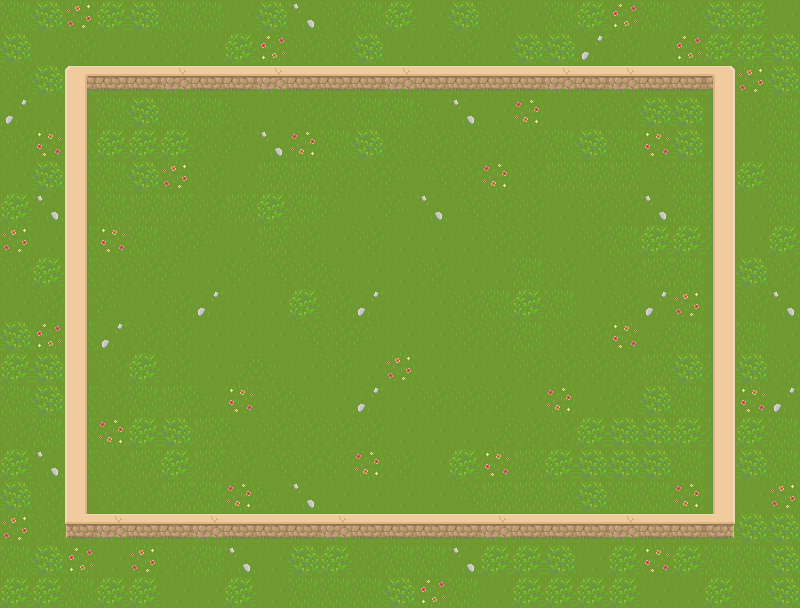

This game map was drawn from its Tiled (.tmx) file and the tilesets committed beside it. A one-line description and the full map source follow:
An orthogonal 25x19 tile map with 32x32 px tiles, 1 tile layer (Tile Layer 1).

<map version="1.2" tiledversion="1.3.5" orientation="orthogonal" renderorder="right-down" width="25" height="19" tilewidth="32" tileheight="32" infinite="0" nextlayerid="2" nextobjectid="1">
 <tileset firstgid="1" source="BackgorundSnake_TILESET.tsx" />
 <layer id="1" name="Tile Layer 1" width="25" height="19">
  <data encoding="csv">
3,2147483652,5,4,2147483652,3,3,1,2147483652,2147483661,2,3,4,1,2147483652,2,1,3,4,3221225477,3,2,2147483652,4,1,
2147483652,1,2,1,1,2,1,4,3221225477,2,2,2147483652,1,1,2,1,2147483652,2147483652,13,2,1,3221225477,4,4,2147483652,
2,2147483652,11,7,7,8,7,7,8,7,7,7,8,7,7,7,7,8,7,8,7,7,2147483659,5,2147483652,
13,1,9,3,2147483652,3,3,2147483654,1,2,3221225474,3,3,2147483654,2147483661,1,1073741829,1,2,2,2147483652,2147483652,2147483657,2,3,
2,2147483653,10,4,4,4,3221225474,3221225478,2147483661,1073741829,3,2147483652,3221225474,2,2,2,2,3,2147483652,3,2147483653,2147483652,2147483657,1,3,
1,2147483652,10,3,2147483652,5,2,1,2147483651,2147483651,2,2,3221225478,1073741830,2,1073741829,2,2147483651,2147483651,2147483651,1073741830,3,2147483658,4,3,
4,2147483661,9,3,2147483651,2147483651,2,2147483651,4,3,3221225478,1,3221225478,2147483661,1073741830,2,2,1,2,2,2147483661,3,2147483658,1,3,
5,1,10,2147483653,3,2,3221225478,1,2147483651,2,1,2,1,1,1,2,2,1,2,3,4,4,2147483658,1,4,
2,4,10,2,2,3221225478,1,2147483650,1073741830,2,2147483654,1,1,2,1,1,3,2,1,2,2147483651,3,2147483657,2147483652,2,
1,2,9,3221225478,1,2,13,1,1,4,2,13,1,1,2,3,4,3,1,2,13,5,2147483657,2,2147483661,
2147483652,3221225477,10,13,2,2,1,1,1,1073741830,2,3221225478,1,1,2,2,3,2,2,2147483653,6,3,2147483657,3,1,
4,2147483652,9,2,4,2,1,6,2147483654,1,2,1,5,1,1,1,2,2,2,2,2147483651,2147483652,2147483658,2147483652,2,
3,2147483652,10,2,3,2147483651,2147483654,2147483653,2,2147483654,1,13,1,2,2,2,1,1073741829,1,3221225474,2147483652,3,2147483657,2147483653,13,
2,3,10,1073741829,4,2147483652,2147483651,2147483654,2,2,2,2,1,1,1,6,2,2,4,2147483652,2147483652,4,2147483658,4,3,
4,2147483661,10,2,2147483651,4,2147483651,2,1073741830,2,2147483650,1073741829,2,1,4,2147483653,2147483651,4,2147483652,2147483652,2147483652,3,2147483657,2147483652,3,
2147483652,2,9,2,2,2147483651,3,1073741829,2147483654,2147483661,1,1,1,1,1073741830,2147483651,2147483651,2147483651,2147483652,3,3,1073741829,2147483657,1,5,
5,2,12,8,7,7,8,7,7,7,8,7,7,7,7,8,7,7,7,8,7,7,2147483660,2147483652,2147483652,
3,2147483652,3221225477,1,5,2,3,2147483661,1,2147483652,4,2,3,3,2147483661,4,4,2147483652,1,4,2147483653,4,3,3,2147483652,
4,4,3,4,4,1,1,4,1,3,3,3,2147483652,3221225477,3,1,4,4,4,4,1,1,4,3,2147483652
</data>
 </layer>
</map>
